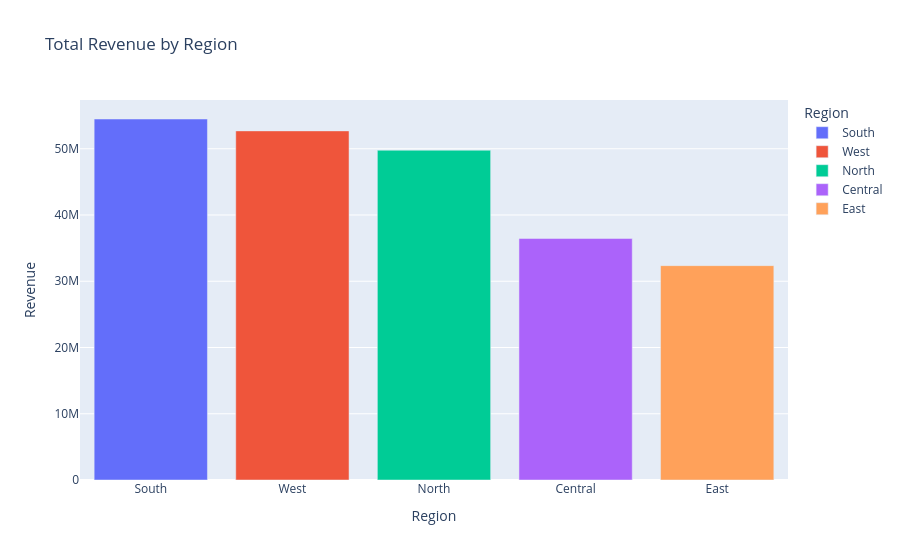

The notebook cell this image was saved under:
### Code cell
region_sales = (
    df.groupby("Region", as_index=False)["Revenue"]
    .sum()
    .sort_values("Revenue", ascending=False)
)

fig = px.bar(
    region_sales,
    x="Region",
    y="Revenue",
    color="Region",
    title="Total Revenue by Region"
)

fig.show()

### Figure 1 — Plotly figure (JSON) as saved in the notebook; plotly's stock layout.template omitted (floating-point values rounded to 4 significant figures)
{"data": [{"hovertemplate": "Region=%{x}<br>Revenue=%{y}<extra></extra>", "legendgroup": "South", "marker": {"color": "#636efa", "pattern": {"shape": ""}}, "name": "South", "orientation": "v", "showlegend": true, "textposition": "auto", "type": "bar", "x": ["South"], "xaxis": "x", "y": [54490000.0], "yaxis": "y"}, {"hovertemplate": "Region=%{x}<br>Revenue=%{y}<extra></extra>", "legendgroup": "West", "marker": {"color": "#EF553B", "pattern": {"shape": ""}}, "name": "West", "orientation": "v", "showlegend": true, "textposition": "auto", "type": "bar", "x": ["West"], "xaxis": "x", "y": [52700000.0], "yaxis": "y"}, {"hovertemplate": "Region=%{x}<br>Revenue=%{y}<extra></extra>", "legendgroup": "North", "marker": {"color": "#00cc96", "pattern": {"shape": ""}}, "name": "North", "orientation": "v", "showlegend": true, "textposition": "auto", "type": "bar", "x": ["North"], "xaxis": "x", "y": [49780000.0], "yaxis": "y"}, {"hovertemplate": "Region=%{x}<br>Revenue=%{y}<extra></extra>", "legendgroup": "Central", "marker": {"color": "#ab63fa", "pattern": {"shape": ""}}, "name": "Central", "orientation": "v", "showlegend": true, "textposition": "auto", "type": "bar", "x": ["Central"], "xaxis": "x", "y": [36460000.0], "yaxis": "y"}, {"hovertemplate": "Region=%{x}<br>Revenue=%{y}<extra></extra>", "legendgroup": "East", "marker": {"color": "#FFA15A", "pattern": {"shape": ""}}, "name": "East", "orientation": "v", "showlegend": true, "textposition": "auto", "type": "bar", "x": ["East"], "xaxis": "x", "y": [32360000.0], "yaxis": "y"}], "layout": {"barmode": "relative", "legend": {"title": {"text": "Region"}, "tracegroupgap": 0}, "title": {"text": "Total Revenue by Region"}, "xaxis": {"anchor": "y", "categoryarray": ["South", "West", "North", "Central", "East"], "categoryorder": "array", "domain": [0, 1], "title": {"text": "Region"}}, "yaxis": {"anchor": "x", "domain": [0, 1], "title": {"text": "Revenue"}}}}
